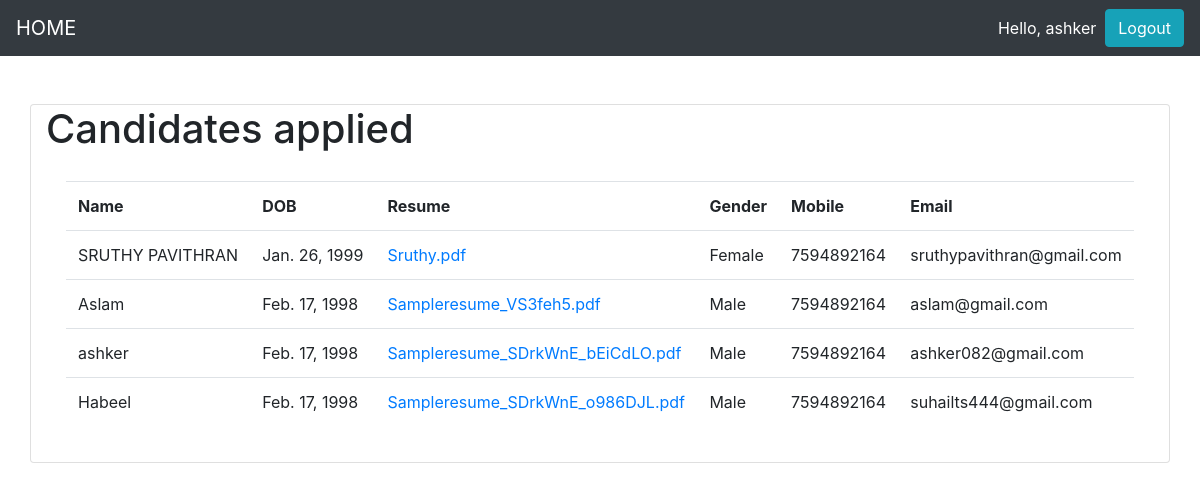
The app's page / (signed in) with its own data.
### App/models.py (models this page shows, shortened)
class Candidates(models.Model):
    category = (
        ('Male', 'male'),
        ('Female', 'female'),
        ('Other', 'other'),
    )
    name = models.CharField(max_length=200, null=True)
    dob = models.DateField(null=True)
    gender = models.CharField(max_length=200, null=True, choices=category)
    mobile = models.CharField(max_length=200, null=True)
    email = models.CharField(max_length=200, null=True)
    resume = models.FileField(null=True)
    company = models.ManyToManyField(Company, blank=True)

### App/views.py (the view)
# urls.py: path('', home, name='home'),
def home(request):
    if request.user.is_authenticated:
        candidates=Candidates.objects.filter(company__name=request.user.username)
        candidate = Candidates.objects.all()
        context={
            'candidates':candidates,
            'candid':candidate
        }
        return render(request,'hr.html',context)
    else:
        companies=Company.objects.all()
        context={
            'companies':companies,
        }
        return render(request,'Jobseeker.html',context)

### Templates/hr.html
{% extends 'main.html' %}
{% load static%}
{% block content %}
<div class="container card">
    <h1>Candidates applied</h1>
    <div class="card-body">
        <table class="table table-hover">
            <tr>
                <th>Name</th>
                <th>DOB</th>
                <th>Resume</th>
                <th>Gender</th>
                <th>Mobile</th>
                <th>Email</th>
            </tr>
            {% for c in candid %}
                <tr>
                    <td>{{c.name}}</td>
                    <td>{{c.dob}}</td>
                    {% if c.resume %}
                    <td><a href='{{c.resume.url}}' download >{{c.resume}}</a></td>
                    {% else %}
                    <td>Not submitted</td>
                    {% endif %}
                    <td>{{c.gender}}</td>
                    <td>{{c.mobile}}</td>
                    <td>{{c.email}}</td>
                </tr>
            {% endfor %}
        </table>
    </div>
</div>
{% endblock %}

### Templates/navbar.html (shortened to what this page needs)
<head>
  </head>
  <nav class="navbar navbar-expand-lg navbar-dark bg-dark">
      <a class="navbar-brand" href="{% url 'home' %}">HOME</a>
      {% if request.user.is_authenticated %}
      <span class="user">Hello, {{request.user}}  &nbsp;</span>
      <span ><a  class="user btn btn-info" href ="{% url 'logout' %}"> Logout</a></span>
      {% else %}
          <span ><a class="user" href="{% url 'login' %}">Login</a></span>>
          <span ><a class="user" href="{% url 'register' %}">Register</a></span>>
      {% endif  %}
    </nav>

### Templates/navbar.html (style rules this page uses)
.user { color:white; text-decoration: none; }

### records on screen
Candidates: name "SRUTHY PAVITHRAN", dob "Jan. 26, 1999", resume "Sruthy.pdf", gender "Female", mobile "7594892164", email "sruthypavithran@gmail.com"
Candidates: name "Aslam", dob "Feb. 17, 1998", resume "Sampleresume_VS3feh5.pdf", gender "Male", mobile "7594892164", email "aslam@gmail.com"
Candidates: name "ashker", dob "Feb. 17, 1998", resume "Sampleresume_SDrkWnE_bEiCdLO.pdf", gender "Male", mobile "7594892164", email "ashker082@gmail.com"
Candidates: name "Habeel", dob "Feb. 17, 1998", resume "Sampleresume_SDrkWnE_o986DJL.pdf", gender "Male", mobile "7594892164", email "suhailts444@gmail.com"

### other values on screen
{{ request.user }} "ashker"
